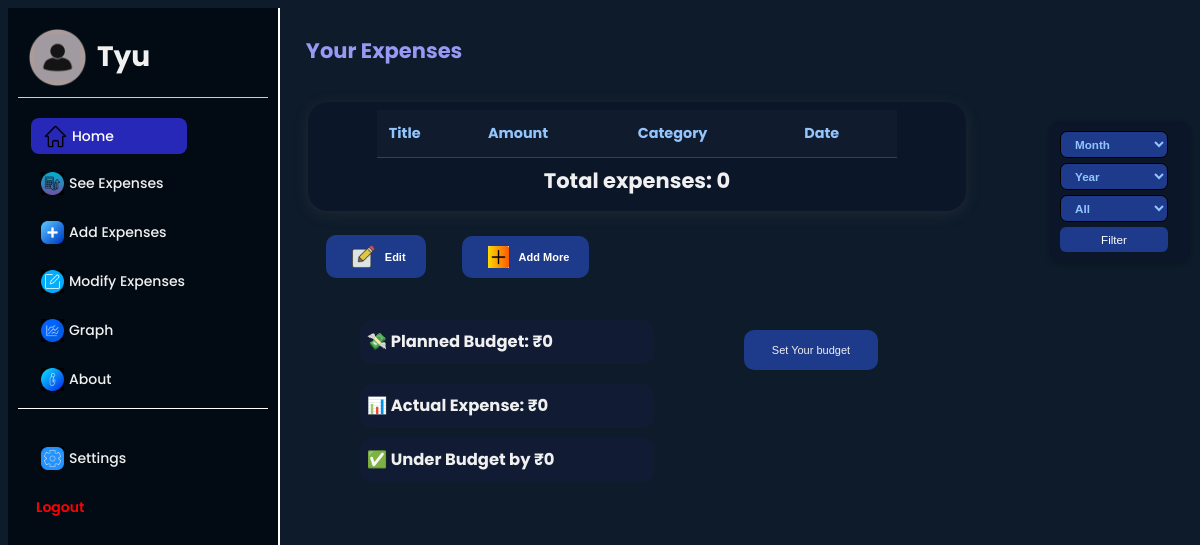
The app's page /expenses (signed in), older data.
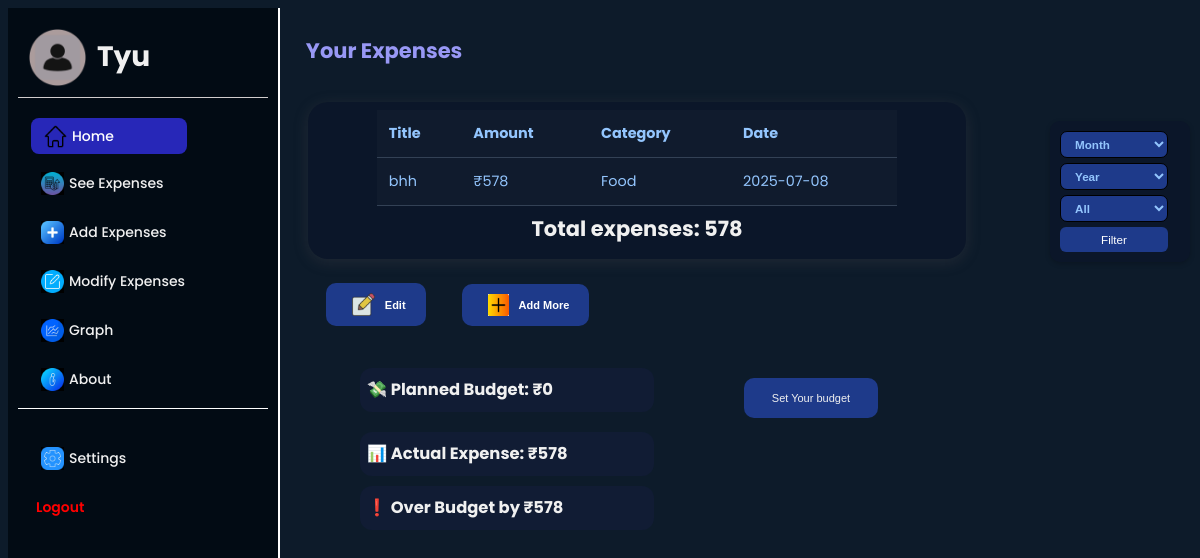
The same page, newer data.
### app.py (models this page shows)
class User(db.Model):
    id = db.Column(db.Integer, primary_key=True)
    username = db.Column(db.String(100), unique=False, nullable=False)
    password = db.Column(db.String(100), nullable=False)
    bg_color = db.Column(db.String(50), default='#0d1b2a')

class Expense(db.Model):
    id = db.Column(db.Integer, primary_key=True)
    title = db.Column(db.String(100), nullable=False)
    category = db.Column(db.String(100), nullable=False)
    amount = db.Column(db.Integer, nullable=False)
    date = db.Column(db.Date, default=datetime)
    user_id = db.Column(db.Integer, db.ForeignKey('user.id'))

### app.py (the view)
@app.route("/expenses", methods=["GET", "POST"])
def view_expenses():
    if "user_id" not in session:
        return redirect("/login")
    user = User.query.get(session["user_id"])
    query = Expense.query.filter_by(user_id=user.id)
    selected_month = request.args.get("month")
    selected_year = request.args.get("year")
    selected_category = request.args.get("category")
    if selected_month and selected_year:
        query = query.filter(
            db.extract('month', Expense.date) == int(selected_month),
            db.extract('year', Expense.date) == int(selected_year)
        )
    if selected_category and selected_category != "All":
        query = query.filter(Expense.category == selected_category)
    expenses = query.order_by(Expense.date.desc()).all()
    total_amount = sum(e.amount for e in expenses)
    budget = session.get('monthly_budget', 0)
    return render_template(
        "expenses.html",
        expenses=expenses,
        request=request,
        total_amount=total_amount,
        selected_month=selected_month,
        selected_year=selected_year,
        selected_category=selected_category,
        username=user.username,
        bg_color=user.bg_color,
        budget = budget
)

### templates/expenses.html (shortened to what this page needs)
{% extends "base.html" %}
{% block content %}
<div class="expensess">
<h2 style="color: var(--text-color-2); margin-bottom: 20px;">Your Expenses</h2>
<form method="GET" action="/expenses" style="margin-bottom: 20px" class="filter-form">
<select name="month">
    <option value="">Month</option>
  </select>
  <select name="year">
    <option value="">Year</option>
  </select>
  <select name="category">
    <option>All</option>
  </select>
  <button type="submit">Filter</button>
</form>
<div class="expense">
<div class="head">
  <div class="table">
<table>
  <tr>
    <th>Title</th>
    <th >Amount</th>
    <th>Category</th>
    <th>Date</th>
    </tr>
  {% for expenses in expenses %}
    <tr>
      <td>{{ expenses.title }}</td>
       <td >₹{{ expenses.amount }}</td>
      <td>{{ expenses.category }}</td>
      <td>{{ expenses.date.strftime( '%Y-%m-%d') }}</td>
      </tr>
      {% endfor %}
    </table></div>
    <h2>Total expenses: {{ total_amount }}</h2><br><br></div>
    <div class="but">
    <a href="/modify"><button> {% if bg_color =='#0d1b2a' %} <img src="/static/icons/write_5828638 (1).png" width="23px"> {% else %} <img src="/static/icons/write_5828638 (1).png" width="23px"> {% endif %} Edit</button></a>
    <a href="/add"><button>  {% if bg_color =='#0d1b2a' %} <img src="/static/icons/add-yello.png" width="21px"> {% else %} <img src="/static/icons/add_6569764.png" width="21px"> {% endif %} Add More
    </button>  </a>
</div>
    </div>
    <div class="summary-box">
      <div class="set_g">
  <h3>💸 Planned Budget: ₹{{ budget }}</h3>
  <button><a href="/set_budget">Set Your budget</a></button>
</div>
  <h3>📊 Actual Expense: ₹{{ total_amount }}</h3>
  <h3>
    {% if total_amount <= budget %}
      ✅ Under Budget by ₹{{ budget - total_amount }}
    {% else %}
      ❗ Over Budget by ₹{{ total_amount - budget }}
    {% endif %}
</h3>
</div>
</div>
{% endblock %}

### templates/base.html (shortened to what this page needs)
<!DOCTYPE html>
<html>
<head>
</head>
<body style="background-color: {{ bg_color }};" >
  {% if username %}
  <aside class="aside">
    <div class="profile"><img src="/static/icons/manager.png" alt="" width="59px" ><h3 class="uname" >{{ username.title() }}</h3></div>
    <div class="home">
    <a href="/home" ><img src="/static/icons/home-page_3905030.png" width="20" alt="">Home</a>
    </div>
    <div class="icons_st">
    <a href="/expenses">{% if bg_color =='#0d1b2a' %}<img src="/static/icons/expense-2.jpg" alt="">See Expenses{% else %}<img src="/static/icons/top-up_5567213.png" alt="">See Expenses {% endif %}</a>
    <a href="/add">{% if bg_color =='#0d1b2a' %}<img src="/static/icons/add-2.jpg" alt="">Add Expenses{% else %}<img src="/static/icons/add_6569764.png" alt="">Add Expenses {% endif %}</a>
    <a href="/modify">{% if bg_color =='#0d1b2a' %}<img src="/static/icons/edit-2.jpeg" alt="">Modify Expenses{% else %}<img src="/static/icons/edit_3907258.png" alt="">Modify Expense {% endif %}</a>
    <a href="/graph">{% if bg_color =='#0d1b2a' %}<img src="/static/icons/graph-2.jpeg" alt="">Graph{% else %}<img src="/static/icons/button_7586646.png" alt="">Graph {% endif %} </a>
    <a href="/about">{% if bg_color =='#0d1b2a' %}<img src="/static/icons/about-2.jpg" alt="">About{% else %}<img src="/static/icons/letter-i_11165452.png" alt="">About {% endif %} </a>
    <div class="bot">
</div>
      <a href="/settings">{% if bg_color =='#0d1b2a' %}<img src="/static/icons/setting-2.jpeg" alt="">Settings{% else %}<img src="/static/icons/settings_251005.png" alt="">Settings {% endif %}</a>
      <a href="/logout" style="color:red; font-weight: 600;">Logout</a>
    </div>
  </aside>
  {% endif %}
  <main>
    {% block content %}{% endblock %}
  </main>
</body>
</html>

### templates/expenses.html (style rules this page uses)
body { position: relative; }
table { width: 90%; border-collapse: collapse; background-color: var(--table-color); max-height: 200px; overflow:auto; }
th { text-align: center; justify-items: center; color: var(--text-color-3); }
th,td { padding:12px; color:var(--text-color-3); text-align: left; border-bottom: 1px solid #334155; }
h2 { margin: 20px; }
.but button { display: flex; justify-content: center; align-items: center; padding: 10px 20px; border-radius: 10px; margin:10px 0; border: none; color: white; font-weight: 700; }
.but img { padding: 0px 6px; margin-right: 4px; }
select, button { padding: 10px; background-color: #1e3a8a; border: none; border-radius: 6px; color: white; font-weight: bold; }
.head { display: flex; flex-wrap: wrap; justify-content:center; align-items: center;text-align: center; padding: 15px; padding-right: 0; margin-left: 30px; margin-bottom: 0; width: 80%; background: var(--box-color); border-radius: 20px; box-shadow: 0 3px 15px rgba(112, 97, 97, 0.205); }
.table { display: flex; flex-wrap: wrap; justify-content:center; align-items: center;text-align: center; max-height: 250px; width: 90%; overflow-y: auto; }
.but { display: flex; flex-wrap: wrap; justify-content: left; align-items: center; }
.expense { display: flex; flex-wrap: wrap; justify-content: left; align-items: center; margin-left: 40px; width: 90%; }
.filter-form { position: absolute; z-index: 10; right: 22px; top: 137px; display: flex; flex-direction: column; gap: 5px; width: 10vw; margin: 0; padding: 10px; color: var(--text-color-2); background-color:var(--box-color); border-radius: 10px; box-shadow: 0 2px 5px rgba(1, 0, 0, 0.205); }
.filter-form select,.filter-form input[type="date"] { padding: 5px 10px ; border-radius:7px ; border: 1px solid black; color: var(--text-color-3); }
.filter-form option { color: var(--text-color-3); }
.filter-form button { padding: 6px 12px; color: white; border: none; cursor: pointer; font-weight: 400; }
.summary-box { margin-left: 50px; padding-bottom: 50px; line-height: 30px; margin-bottom: 80px; }
.summary-box h3 { background-color: #131d38c7; width: 280px; padding: 7px; margin: 10px; border-radius: 12px; }
.set_g { display: flex; }
.set_g button { border-collapse: collapse; display: flex; justify-content: center; align-items: center; border-radius: 10px; margin:0px 10px; margin-left: 80px; border: none; margin-top: 20px; height: 40px; color: white; font-weight: 500; }
@media screen and (max-width:1200px) { body,.expense,.head { font-size: 14px; padding: 8px; margin: 0; } }
@media screen and (max-width:1200px) { h2 { margin: 0px; padding: 6px; } }
@media screen and (max-width:1200px) { .filter-form { flex-direction: column; align-items: stretch; position: absolute; right: 10px; top: 121px; } }
@media screen and (max-width:1200px) { table { font-size: 0.9rem; } }
@media screen and (max-width:1200px) { select,.filter-form button { width: 90%; font-size: smaller; } }
@media screen and (max-width:1200px) { button { font-size: 11px; } }

Row changes from the older to the newer data that the page shows:
added Expense: title "bhh", amount "578", category "Food", date "2025-07-08"
Text that changed along with them:
{{ total_amount }}: "0" → "578"
{{ total_amount - budget }}: (not shown) → "578"
{{ budget - total_amount }}: "0" → (not shown)
text no longer shown: "✅ Under Budget by ₹"
text now shown: "❗ Over Budget by ₹"
